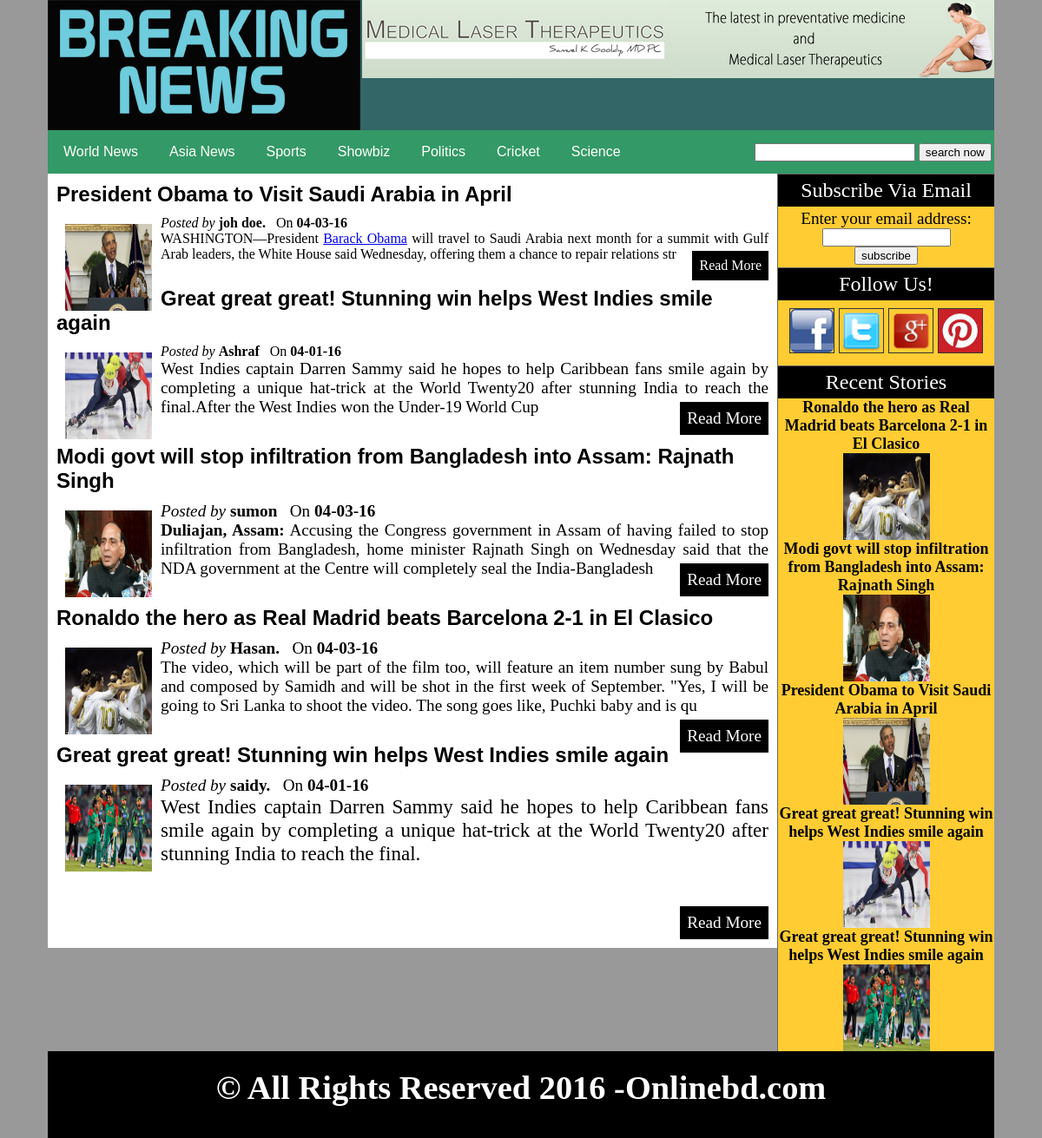
The page / on the database its author committed.
### tables this page shows
CREATE TABLE IF NOT EXISTS `categories` (
  `cat_id` int(10) NOT NULL AUTO_INCREMENT,
  `cat_title` varchar(50) NOT NULL,
  PRIMARY KEY (`cat_id`)
);

CREATE TABLE IF NOT EXISTS `posts` (
  `post_id` int(10) NOT NULL AUTO_INCREMENT,
  `category_id` int(10) NOT NULL,
  `post_title` varchar(100) NOT NULL,
  `post_date` text NOT NULL,
  `post_author` varchar(50) NOT NULL,
  `post_keywords` text NOT NULL,
  `post_image` text NOT NULL,
  `post_content` text NOT NULL,
  PRIMARY KEY (`post_id`)
);

### includes/post_content.php (the view, shortened to what this page needs)
 <div class="post_area">
     <?php
	   if(!isset($_GET['cat'])){
       $get_posts="select * from posts order by rand() LIMIT 0,6";
	   $run_posts=mysql_query($get_posts);
       while($row_posts=mysql_fetch_array($run_posts)){
	      $post_id=$row_posts['post_id'];
	      $post_title=$row_posts['post_title'];
		  $post_date=$row_posts['post_date'];
          $post_author=$row_posts['post_author'];
		  $post_image=$row_posts['post_image'];
		  $post_content=substr($row_posts['post_content'],0,260);
        echo "
		 <h2> <a id='ltitle' href='details.php?post=$post_id'>$post_title</a></h2>
		 <span><i>Posted by </i> <b>$post_author </b> &nbsp; On <b>$post_date </b></span><span style='color:brown;'></span>
		 <img src='admin/news_images/$post_image' width='100' height='100'/>
		 <div>$post_content<a id='rmlink' href='details.php?post=$post_id'>Read More</a></div><br/>
		";
	   }
     }
     ?>
</div>

### index.php (shortened to what this page needs)
<!DOCTYPE html PUBLIC "-//W3C//DTD XHTML 1.0 Transitional//EN" "http://www.w3.org/TR/xhtml1/DTD/xhtml1-transitional.dtd">
<html xmlns="http://www.w3.org/1999/xhtml">
<head>
<link rel="stylesheet" href="styles/style.css" media="all" />
</head>
<body>
<div class="container">
 <div class="head">
 <a href="index.php" ><img id="logo" src="images/news1.gif" /></a>
  <img id="banner" src="images/banner2.gif"/>
 </div>
     <?php include ("includes/navbar.php");?>
     <?php include ("includes/post_content.php");?>
      <?php include ("includes/sidebar.php");?>
 <div class="footer">
    <h1 style="padding:20px; text-align:center;"> &copy; All Rights Reserved 2016 -Onlinebd.com </h1>
 </div>
</div>
</body>
</html>

### includes/navbar.php (shortened to what this page needs)
<div class="navbar">
  <ul id="menu">
 <?php
 $get_cats="select * from categories";
 $run_cats=mysql_query($get_cats);
 while($cats_row=mysql_fetch_array($run_cats)){
  $cat_id=$cats_row['cat_id'];
  $cat_title=$cats_row['cat_title'];
  echo "<li><a href='index.php?cat=$cat_id'>$cat_title</a></li>";
 }
 ?>
  </ul>
  <div id="form">
     <form method="get" action="results.php" enctype="multipart/form-data">
   <input type="text" name="search_query" />
   <input type="submit" name="search" value="search now"/>
  </form>
  </div>
</div>

### includes/sidebar.php (shortened to what this page needs)
 <div class="side_bar">
   <div id="stitle">Subscribe Via Email </div>
   <div>
<form style="padding:3px;text-align:center;"action="http://feedburner.google.com/fb/a/mailverify"method="post" target="popupwindow"onsubmit="window.open('http://feedburner.google.com/fb/a/mailverify?uri=onlineComputerTeacherDhaka','popupwindow','scrollbars=yes,width=550,height=520');return true"><p>Enter your email address:</p><p> <input type="text" style="width:140px;" name="emai" /></p><input type="hidden" value="onlineComputerTeacherDhaka" name="uri"/><input type="hidden"name="loc" value="en-US" />
<input type="submit"  value="subscribe"/></p>
</form>
</div>
   <div id="stitle">Follow Us! </div>
     <div id="social">
	  <img src="images/fb.png" width="50" height="50"  />
	  <img src="images/twitter1.png" width="50" height="50"  />
	  <img src="images/plus.png" width="50" height="50"  />
	  <img src="images/pin.jpg" width="50" height="50" />
	 </div>
  <div id="stitle">Recent Stories </div>
        <?php
          $get_posts="select * from posts order by 1 DESC LIMIT 0,5";
	      $run_posts=mysql_query($get_posts);
         while($row_posts=mysql_fetch_array($run_posts)){
				  $post_id=$row_posts['post_id'];
				  $post_title=$row_posts['post_title'];
                  $post_image=$row_posts['post_image'];
        echo "
		        <div class='recent_post'>
				 <h2> <a  href='details.php?post=$post_id'>$post_title</a></h2>
				 <img src='admin/news_images/$post_image' width='100' height='100'/>
				 </div>
		";
	   }
     ?>
 </div>

### styles/style.css (style rules this page uses)
html, body, div, span, applet, object, iframe, h1, h2, h3, h4, h5, h6, p, blockquote, pre, a, abbr, acronym, address, big, cite, code, del, dfn, em, img, ins, kbd, q, s, samp, small, strike, strong, sub, sup, tt, var, b, u, i, center, dl, dt, dd, ol, ul, li, fieldset, form, label, legend, table, caption, tbody, tfoot, thead, tr, th, td, article, aside, canvas, details, embed, figure, figcaption, footer, header, hgroup, menu, nav, output, ruby, section, summary, time, mark, audio, video { margin: 0; padding: 0; border: 0; vertical-align: baseline; }
body { background:#999999; }
.container { width:1090px; margin:auto; }
.head { width:1090px; height:150px; background:#336666; }
#logo { float:left; }
#banner { float:right; }
.navbar { width:1090px; height:50px; background:#339966; }
#menu { line-height:50px; float:left; }
#menu li { list-stle-type:none; display:inline; }
#menu a { text-decoration:none; font-size:16px; font-family:Arial, Helvetica, sans-serif; margin:10px; padding:8px; color:#FFFFFF; }
.post_area { width:820px; background:#FFFFFF; float:left; padding:10px; }
.post_area img { padding-top:10px; padding-left:10px; padding-right:10px; float:left; }
.post_area p { margin-bottom:10px; text-align:justify; }
.post_area h2 { padding-bottom:10px; }
.side_bar { width:249px; background:#FFCC33; float:right; border-left:1px solid #666666; }
.recent_post { text-align:center; }
.recent_post a { text-decoration:none; color:#000000; font-size:18px; }
#stitle { background:#000000; color:#FFFFFF; padding:5px; font-size:24px; border-top:1px solid #666666; text-align:center; }
#social { margin:4px; padding:5px; text-align:center; }
#social img { width:50px; border:1px solid #333333; }
.footer { width:1090px; height:100px; background:#000000; color:#FFFFFF; clear:both; }
#form { float:right; line-height:50px; padding-right:3px; }
#rmlink { float:right; background:#000000; color:#FFFFFF; padding:8px; text-decoration:none; margin-top:5px; }
#ltitle { text-decoration:none; font-size:24px; font-family:Arial, Helvetica, sans-serif; color:#000000; }

### rows shown on the page
categories: cat_title "World News"
categories: cat_title "Asia News"
categories: cat_title "Sports"
categories: cat_title "Showbiz"
categories: cat_title "Politics"
categories: cat_title "Cricket"
categories: cat_title "Science"
posts: post_title "President Obama to Visit Saudi Arabia in April", post_author "joh doe.", post_date "04-03-16", post_image (picture), post_content "WASHINGTON—President Barack Obama will travel to Saudi Arabia next month for a summit with Gulf Arab leaders, the White House said Wednesday, offering them a chance to repair relations str"
posts: post_title "Great great great! Stunning win helps West Indies smile again", post_author "Ashraf", post_date "04-01-16", post_image (picture), post_content "West Indies captain Darren Sammy said he hopes to help Caribbean fans smile again by completing a unique hat-trick at the World Twenty20 after stunning India to reach the final.After the West Indies won the Under-19 World Cup"
posts: post_title "Modi govt will stop infiltration from Bangladesh into Assam: Rajnath Singh", post_author "sumon", post_date "04-03-16", post_image (picture), post_content "Duliajan, Assam: Accusing the Congress government in Assam of having failed to stop infiltration from Bangladesh, home minister Rajnath Singh on Wednesday said that the NDA government at the Centre will completely seal the India-Bangladesh"
posts: post_title "Ronaldo the hero as Real Madrid beats Barcelona 2-1 in El Clasico", post_author "Hasan.", post_date "04-03-16", post_image (picture), post_content "The video, which will be part of the film too, will feature an item number sung by Babul and composed by Samidh and will be shot in the first week of September. \"Yes, I will be going to Sri Lanka to shoot the video. The song goes like, Puchki baby and is qu"
posts: post_title "Great great great! Stunning win helps West Indies smile again", post_author "saidy.", post_date "04-01-16", post_image (picture), post_content "West Indies captain Darren Sammy said he hopes to help Caribbean fans smile again by completing a unique hat-trick at the World Twenty20 after stunning India to reach the final."
